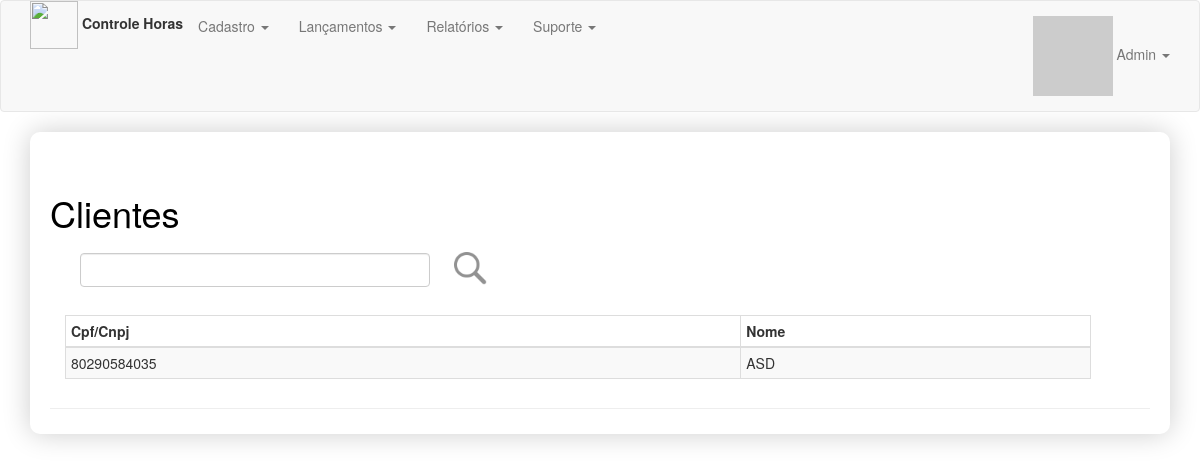
The page /admin/cliente/lista (signed in) on the database its author committed.
### app/models.py (models this page shows, shortened)
class User(UserMixin, db.Model):
    __tablename__ = 'users'
    id = db.Column(db.Integer, primary_key=True, autoincrement=True)
    email = db.Column(db.String(64), nullable=False, unique=True, index=True)
    username = db.Column(db.String(64), nullable=False, unique=True, index=True)
    is_admin = db.Column(db.Boolean)
    password_hash = db.Column(db.String(256))
    name = db.Column(db.String(64))
    location = db.Column(db.String(64))
    bio = db.Column(db.Text)
    member_since = db.Column(db.DateTime(), default=datetime.utcnow)
    avatar_hash = db.Column(db.String(256))
    talks = db.relationship('Talk', lazy='dynamic', backref='author')
    @property
    def password(self):
        raise AttributeError('password is not a readable attribute')
    def gravatar(self, size=100, default='identicon', rating='g'):
        if request.is_secure:
            url = 'https://secure.gravatar.com/avatar'
        else:
            url = 'http://www.gravatar.com/avatar'
        hash = self.avatar_hash or hashlib.md5(self.email.encode('utf-8')).hexdigest()
        return "{url}/{hash}?s={size}&d={default}&r={rating}".format(url=url, hash=hash, size=size, default=default, rating=rating)

class Cliente(db.Model):
    __tablename__ = 'clientes'
    id = db.Column(db.Integer, primary_key=True)
    cpf_cnpj = db.Column(db.Integer, nullable=False, unique=True, index=True)
    nome = db.Column(db.String(40))

### app/cliente/routes.py (the view)
@cliente.route('/lista', methods=['GET', 'POST'])
def clienteLista():
    clienteLista = Cliente.query.all()
    if request.form.get('submitFiltro') == 'submitFiltro':
        filtro = request.form.get('txtFiltro')
        if filtro is None or filtro == "":
            clienteLista = Cliente.query.all()
        else:
            clienteLista = Cliente.query.filter(or_(Cliente.cpf_cnpj.like('%' + filtro + '%'),
                                                    Cliente.nome.like('%' + filtro + '%')))
    else:
        clienteLista = Cliente.query.all()
    return render_template('cliente/clienteCadastroLista.html', clienteLista=clienteLista)

### app/models.py (called while the page is built)
@login_manager.user_loader
def load_user(user_id):
    return User.query.get(int(user_id))

### app/templates/cliente/clienteCadastroLista.html
{% extends "base.html" %}
{% block page_content %}
<div class="page-header" style="">
    <div class="container">
        <div class="row">
            <h1>Clientes</h1>
            <div class="col-sm-12">
                <form method="post" action="/admin/cliente/lista">
                    <div class="col-sm-4" style="padding-top:10px">
                        <input name="txtFiltro" class="form-control"  type="text" title="filtro">
                    </div>
                    <input type="image" src="{{ url_for('static', filename='imagens/search.png') }}" width="48" height="48" value="submitFiltro" name="submitFiltro">
                </form>
            </div>
        </div>
        <br/>
        <div class="table-responsive">
            <table class="table table-striped table-bordered table-hover table-condensed" style="width:90%">
               <thead class="thead-dark">
               <tr>
                   <th>Cpf/Cnpj</th>
                   <th>Nome</th>
               </tr>
               </thead>
               {% for cliente in clienteLista %}
               <tbody>
               <tr>
                   <td>{{cliente.cpf_cnpj}}</td>
                   <td>{{cliente.nome}}</td>
               </tr>
               </tbody>
               {% endfor %}
           </table>
        </div>
    </div>
</div>
{% endblock %}

### app/templates/base.html (shortened to what this page needs)
{% extends "bootstrap/base.html" %}
{% block head %}
{{ super() }}
{% endblock %}
{% block styles %}
{{ super() }}
    <link rel="stylesheet" type="text/css" href="{{ url_for('static', filename='css/estilo.css') }}">
{% endblock %}
{% block navbar %}
<div class="navbar navbar-default" role="navigation">
    <div class="container">
        <div class="nav navbar-nav navbar-left">
           <img src="{{ url_for('static', filename='imagens/time.png') }}" width="48" height="48">
            <label>Controle Horas</label>
        </div>
        <ul class="nav navbar-nav">
            {% if ((current_user.is_authenticated) and (current_user.is_admin)) %}
            <li class="dropdown">
                <a class="dropdown-toggle" data-toggle="dropdown" href="#">Cadastro
                    <span class="caret"></span></a>
            </li>
            {% endif %}
            {% if (current_user.is_authenticated)%}
            <li class="dropdown">
            <a class="dropdown-toggle" data-toggle="dropdown" href="#">Lançamentos
                <span class="caret"></span></a>
            </li>
            <li class="dropdown">
                <a class="dropdown-toggle" data-toggle="dropdown" href="#">Relatórios
                    <span class="caret"></span></a>
            </li>
            <li class="dropdown">
                <a class="dropdown-toggle" data-toggle="dropdown" href="#">Suporte
                    <span class="caret"></span></a>
            </li>
            {% endif %}
        </ul>
        <ul class="nav navbar-nav navbar-right">
            {% if not current_user.is_authenticated %}
            <li><a href="{{ url_for('auth.login') }}">Login</a></li>
            {% else %}
            <li class="dropdown">
                <a href="#" class="dropdown-toggle" data-toggle="dropdown">
                    <img src="{{ current_user.gravatar(size=18) }}">
                    {{ current_user.username }}
                    <b class="caret"></b>
                </a>
            </li>
            {% endif %}
        </ul>
    </div>
</div>
{% endblock %}
{% block content %}
<div class="container">
    <div class="demo">
        {% block page_content %}{% endblock %}
    </div>
</div>
{% endblock %}

### app/static/css/estilo.css (style rules this page uses)
.demo { padding: 1px 20px 5px 20px; -webkit-box-shadow: 0px 0px 28px 0px rgba(0,0,0,0.2); box-shadow: 0px 0px 28px 0px rgba(0,0,0,0.2); border-radius: 10px; }
h1 { color: black; text-align: left; padding: 0px; }

### rows shown on the page
User: username "Admin"
Cliente: cpf_cnpj "80290584035", nome "ASD"
